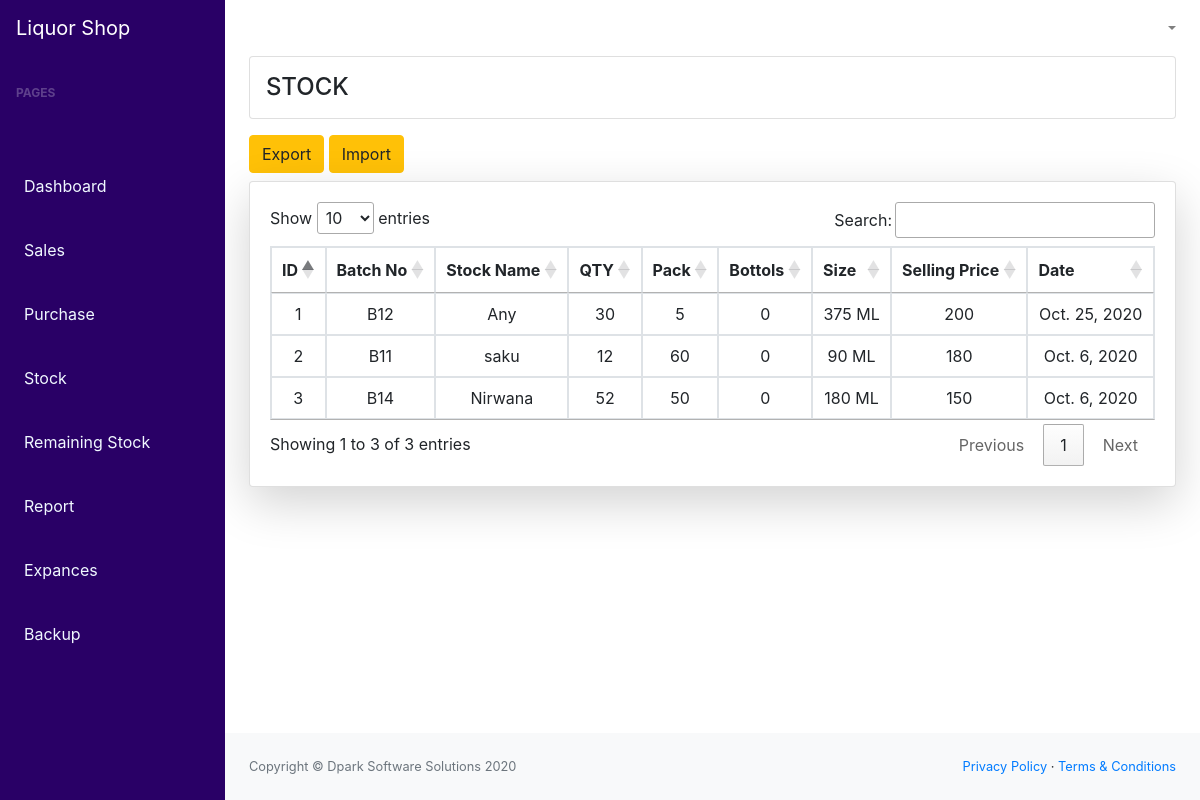
Screenshot of /desktop/stock/ (signed in) with the database file from the repository.
### main_app/models.py (models this page shows)
class Stock(models.Model):
    batch_sr_no = models.CharField(max_length=100)
    stock_name = models.CharField(max_length=100)
    vandor_price = models.IntegerField(default="0")
    pack = models.IntegerField(default="0")
    bottols = models.IntegerField(default="0")
    size = models.CharField(max_length=100)
    qty = models.IntegerField(default="0")
    selling_price = models.IntegerField(default="0")
    date = models.DateField(auto_now_add=True)

### main_app/views.py (the view)
# urls.py: path('stock/', views.stock,name="stock"),
def stock(request):
    if  request.user.is_authenticated:
        st= Stock.objects.all().order_by('-id')
        return render(request,'root/stock/stock.html',{'stocks':st})
    else:
        return redirect('login')

### main_app/templates/root/stock/stock.html
{% extends "base.html" %}
{% block main %}
<div class="">
<h4 class="text-uppercase card p-3"> Stock</h4>
<a href="{% url 'stockExport' %}" class="btn btn-warning mt-2 mb-2 ml-auto">Export</a>
<a href="{% url 'import' %}" class="btn btn-warning mt-2 mb-2 ml-auto">Import</a>
    <div class="card mb-4 shadow-lg">
        <div class="card-body">
            <div class="table-responsive ">
                <table class="table table-bordered" id="searchTable"  data-page-length='10' width="100%" cellspacing="0">
                    <thead>
                        <tr class="text-center">
                        <th>ID</th>
                            <th>Batch No</th>
                            <th>Stock Name</th>
                            <th>QTY</th>
                            <th>Pack</th>
                            <th>Bottols</th>
                            <th>Size</th>
                            <th>Selling Price</th>
                            <th>Date</th>
                        </tr>
                    </thead>
                    <tbody>
                        {% for stock in stocks %}
                        <tr class="text-center">
                            <td>{{forloop.counter}}</td>
                            <td>{{ stock.batch_sr_no }}</td>
                            <td>{{ stock.stock_name }}</td>
                            <td>{{ stock.qty }}</td>
                            <td>{{ stock.pack }}</td>
                            <td>{{ stock.bottols }}</td>
                            <td>{{ stock.size }}</td>
                            <td>{{ stock.selling_price }}</td>
                            <td>{{ stock.date }}</td>
                        </tr>
                        {% endfor %}
                    </tbody>
                </table>
            </div>
        </div>
    </div>
</div>
{% endblock main %}

### rows the page displays
Stock: batch_sr_no "B12", stock_name "Any", qty "30", pack "5", bottols "0", size "375 ML", selling_price "200", date "Oct. 25, 2020"
Stock: batch_sr_no "B11", stock_name "saku", qty "12", pack "60", bottols "0", size "90 ML", selling_price "180", date "Oct. 6, 2020"
Stock: batch_sr_no "B14", stock_name "Nirwana", qty "52", pack "50", bottols "0", size "180 ML", selling_price "150", date "Oct. 6, 2020"
